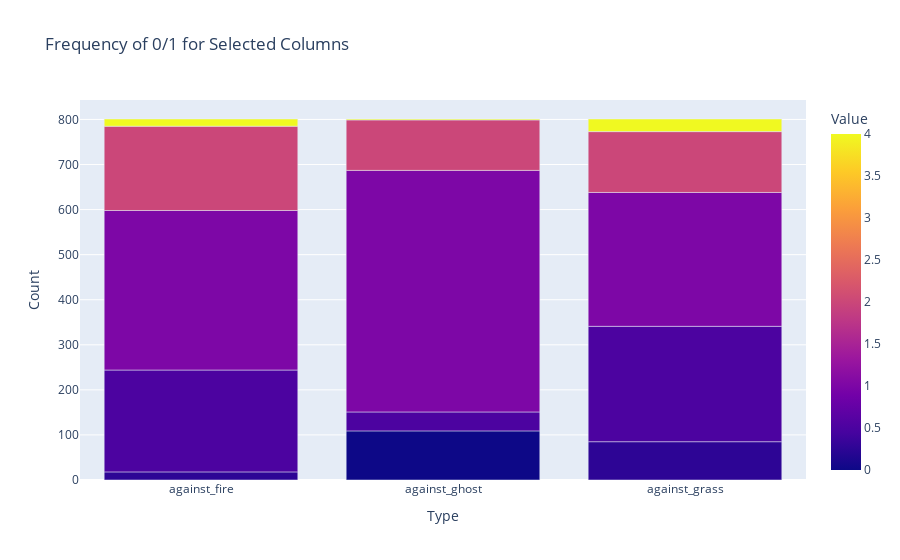

The code cell stored with this chart in its notebook:
### Code cell
import plotly.express as px
import pandas as pd

# Columns to plot
cols = ['against_ghost', 'against_grass', 'against_fire']
plot_df = new_df[cols].melt(var_name='Type', value_name='Value')
freq_df = plot_df.groupby(['Type', 'Value']).size().reset_index(name='Count')

fig = px.bar(
    freq_df,
    x='Type',
    y='Count',
    color='Value',  # separate bars for 0 and 1
    barmode='group',
    title="Frequency of 0/1 for Selected Columns"
)

fig.show()

### Figure 1 — Plotly figure (JSON) as saved in the notebook; plotly's stock layout.template omitted (floating-point values rounded to 4 significant figures)
{"data": [{"alignmentgroup": "True", "hovertemplate": "Type=%{x}<br>Count=%{y}<br>Value=%{marker.color}<extra></extra>", "legendgroup": "", "marker": {"color": [0.25, 0.5, 1.0, 2.0, 4.0, 0.0, 0.5, 1.0, 2.0, 4.0, 0.25, 0.5, 1.0, 2.0, 4.0], "coloraxis": "coloraxis", "pattern": {"shape": ""}}, "name": "", "offsetgroup": "", "orientation": "v", "showlegend": false, "textposition": "auto", "type": "bar", "x": ["against_fire", "against_fire", "against_fire", "against_fire", "against_fire", "against_ghost", "against_ghost", "against_ghost", "against_ghost", "against_ghost", "against_grass", "against_grass", "against_grass", "against_grass", "against_grass"], "xaxis": "x", "y": [18, 226, 354, 187, 16, 109, 42, 536, 112, 2, 85, 256, 297, 135, 28], "yaxis": "y"}], "layout": {"barmode": "group", "coloraxis": {"colorbar": {"title": {"text": "Value"}}, "colorscale": [[0, "#0d0887"], [0.1111, "#46039f"], [0.2222, "#7201a8"], [0.3333, "#9c179e"], [0.4444, "#bd3786"], [0.5556, "#d8576b"], [0.6667, "#ed7953"], [0.7778, "#fb9f3a"], [0.8889, "#fdca26"], [1, "#f0f921"]]}, "legend": {"tracegroupgap": 0}, "title": {"text": "Frequency of 0/1 for Selected Columns"}, "xaxis": {"anchor": "y", "domain": [0, 1], "title": {"text": "Type"}}, "yaxis": {"anchor": "x", "domain": [0, 1], "title": {"text": "Count"}}}}
